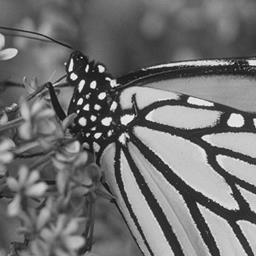
%> input picture images/1-1.jpg, 256 x 256 px
$ octave --eval "result = BLPF(imread('images/1-1.jpg'));"   (GNU Octave 9; MATLAB toolbox functions it lacks are replaced by stand-ins)
%> lines starting %> are read from the running program, lines starting %| are printed output that depends on the picture
### createBLPFFilter.m
function filter = createBLPFFilter(rows, cols)
    P = rows;
    Q = cols;

    % Initialize variables used to make filter H
    D0 = 0.05 * P;
    u = 0:(P-1);
    v = 0:(Q-1);

    % Create mesh grid
    idx = find(u > P/2);
    u(idx) = u(idx) - P;
    idy = find(v > Q/2);
    v(idy) = v(idy) - Q;
    [V, U] = meshgrid(v, u);
    D = sqrt(U.^2 + V.^2);

    % Calculate H
    n = 1;
    H = 1./(1 + (D./D0).^(2*n));

    filter = H;
end

### BLPF.m
function resultImage = BLPF(inputImage)
    % Create an image twice the size, pad with zeros
    [M, N] = size(inputImage);
%> M = 256; N = 768
    P = 2 * M;
%> P = 512
    Q = 2 * N;
%> Q = 1536

    inputImage = im2double(inputImage);
    resultImage = zeros(P, Q);
    for i = 1:P
        for j = 1:Q
            if i <= M && j <= N
                resultImage(i, j) = inputImage(i, j);
            else
                resultImage(i, j) = 0;
            end
        end
    end
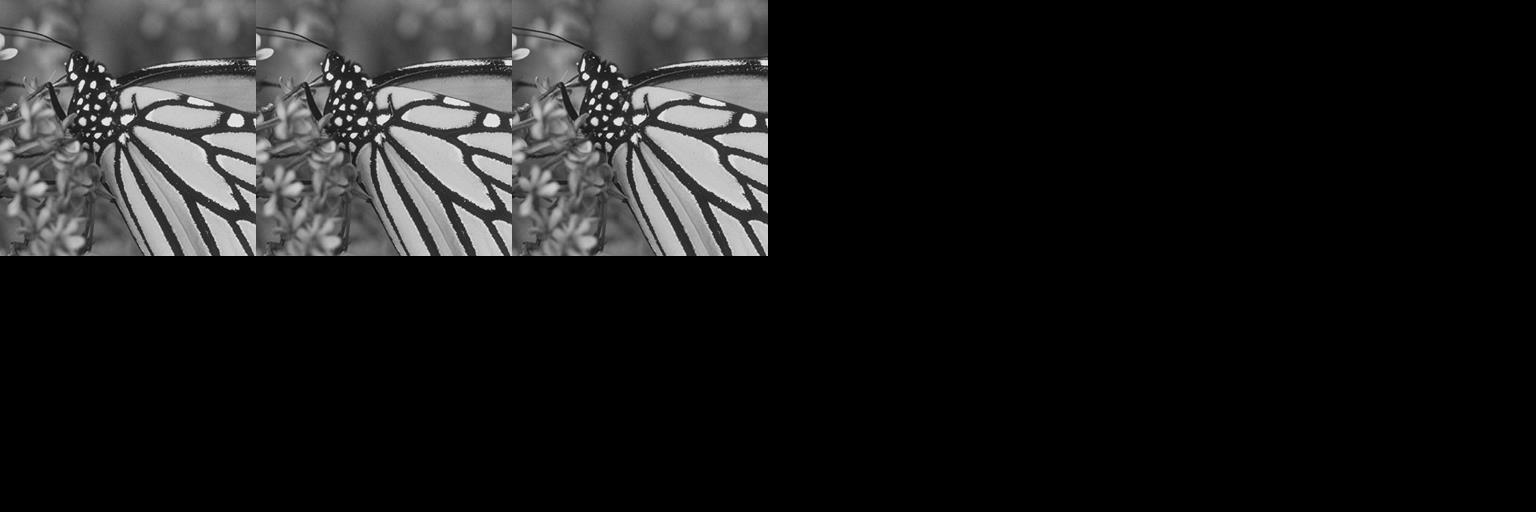
%> resultImage: size 512x1536 double; min 0, max 0.996, mean 0.11

    % Transform into frequency space
    fourierImage = fft2(double(resultImage));

    % Create LPF butterworth filter
    H = createBLPFFilter(P, Q);

    % Apply transformation
    fourierImage = fourierImage.*H;

    % Transform back to spatial space
    resultImage = real(ifft2(fourierImage));
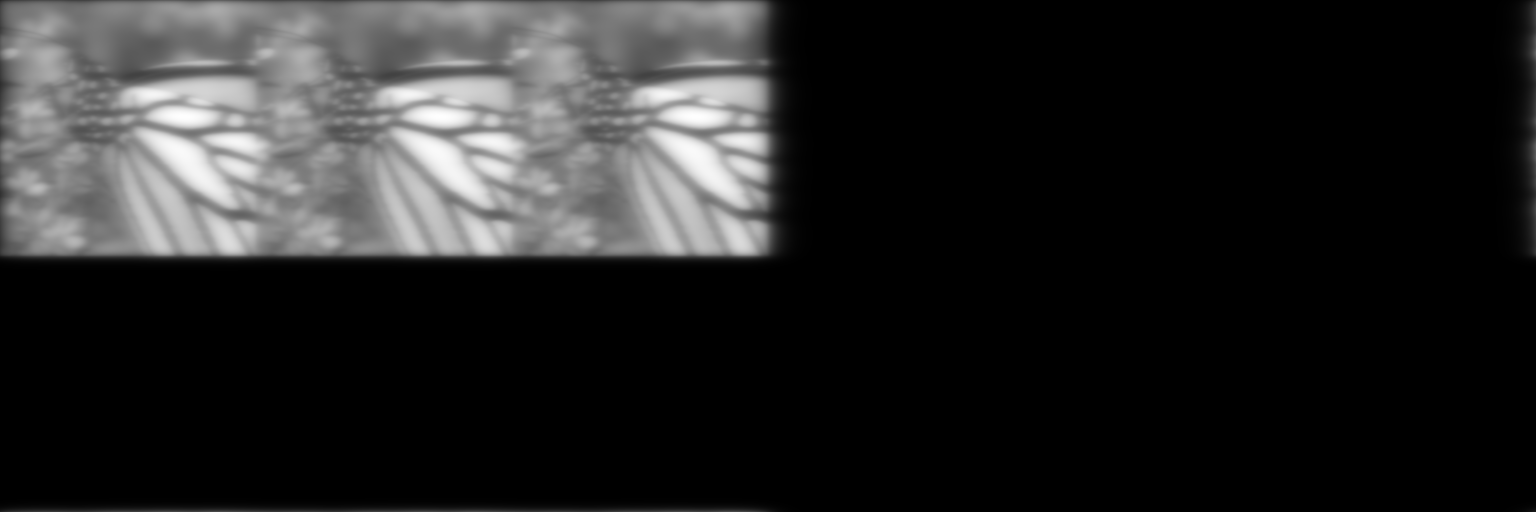
%> resultImage: size 512x1536 double; min -2.82e-07, max 0.749, mean 0.11; drawn with min black and max white
    resultImage = resultImage(1:M, 1:N);
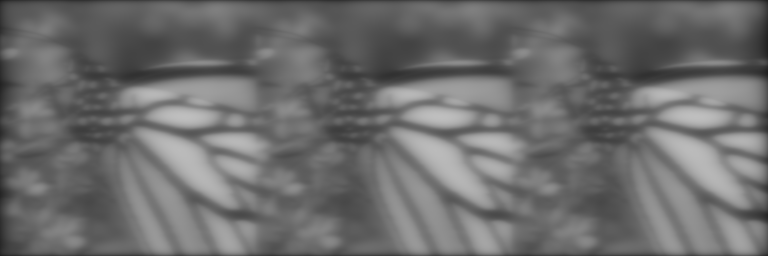
%> resultImage: size 256x768 double; min 0.123, max 0.749, mean 0.43
end

$ run again, on images/1-2.jpg
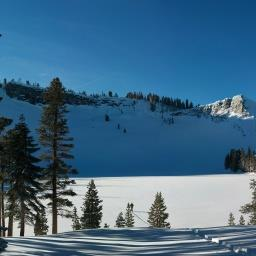
%> input picture images/1-2.jpg, 256 x 256 px
%> after the loop in BLPF, `for i = 1:P`:
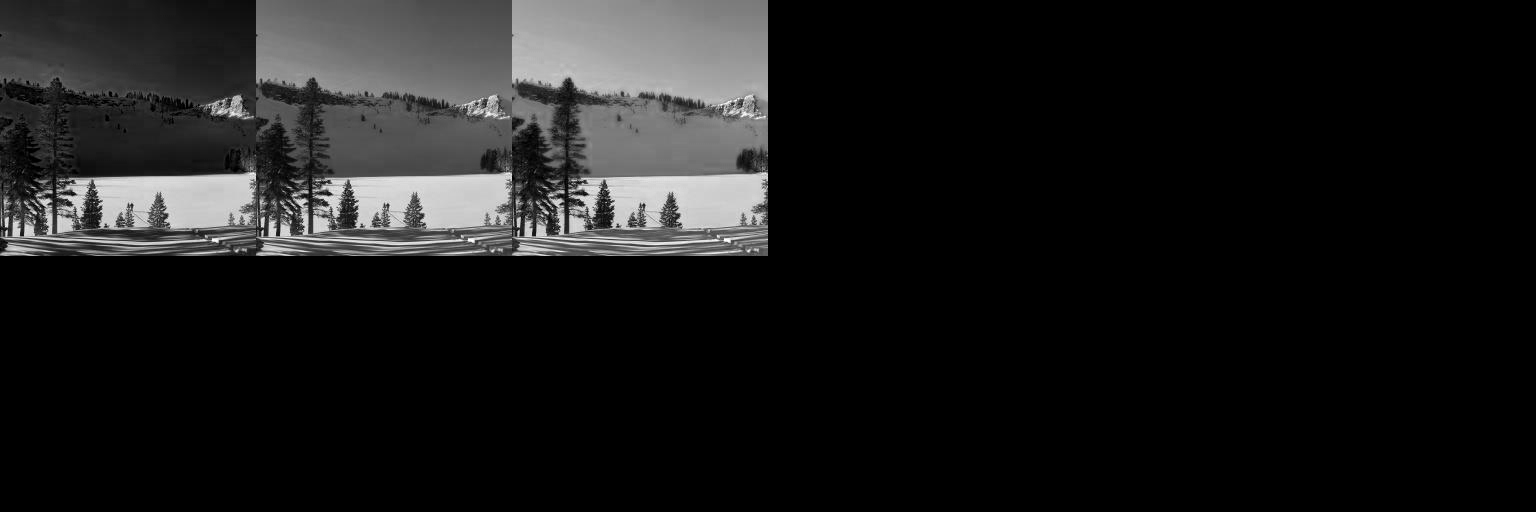
%> resultImage: size 512x1536 double; min 0, max 1, mean 0.0997
%> in BLPF, `resultImage = resultImage(1:M, 1:N);`:
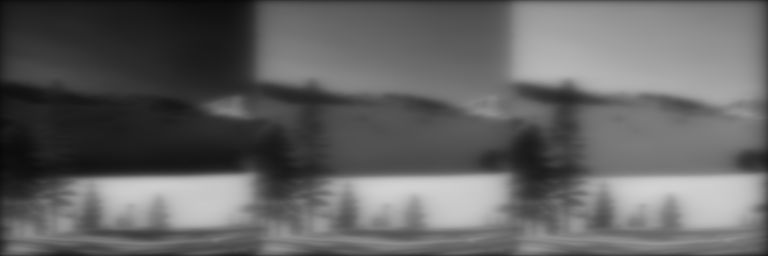
%> resultImage: size 256x768 double; min 0.0356, max 0.827, mean 0.39

$ run again, on images/1-3.jpg
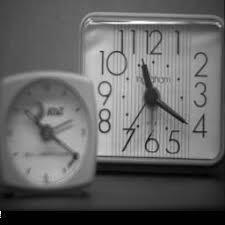
%> input picture images/1-3.jpg, 225 x 225 px
%> after the loop in BLPF, `for i = 1:P`:
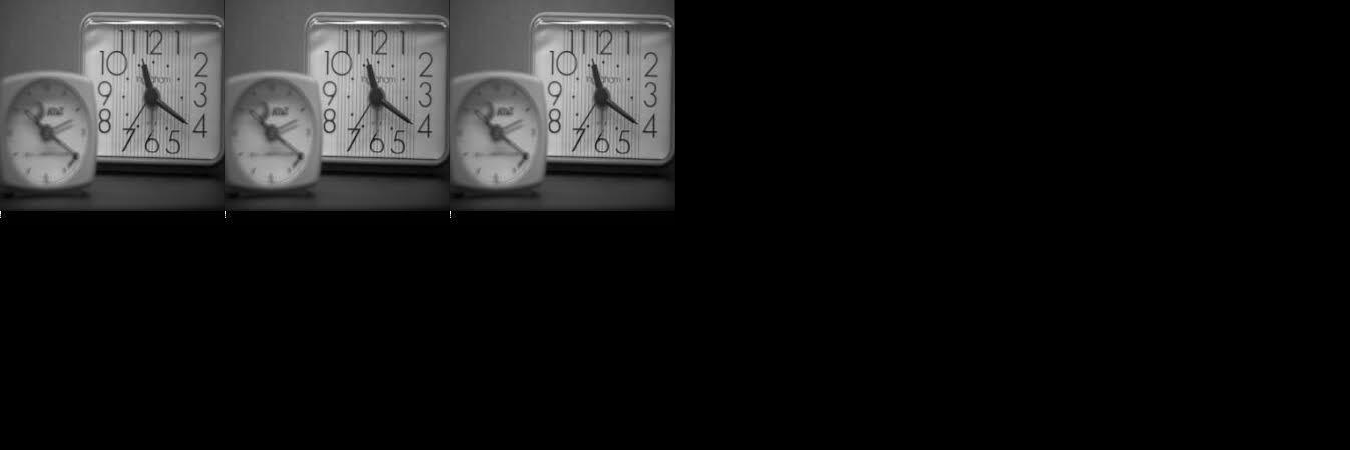
%> resultImage: size 450x1350 double; min 0, max 1, mean 0.0988
%> in BLPF, `resultImage = resultImage(1:M, 1:N);`:
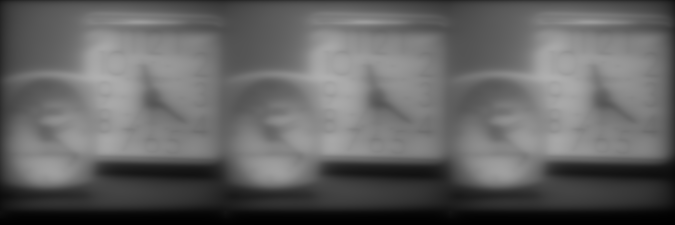
%> resultImage: size 225x675 double; min 0.00159, max 0.688, mean 0.389

$ run again, on images/1-4.jpg
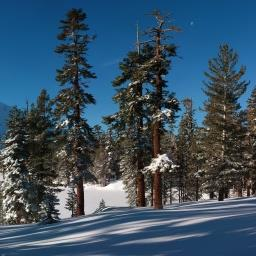
%> input picture images/1-4.jpg, 256 x 256 px
%> after the loop in BLPF, `for i = 1:P`:
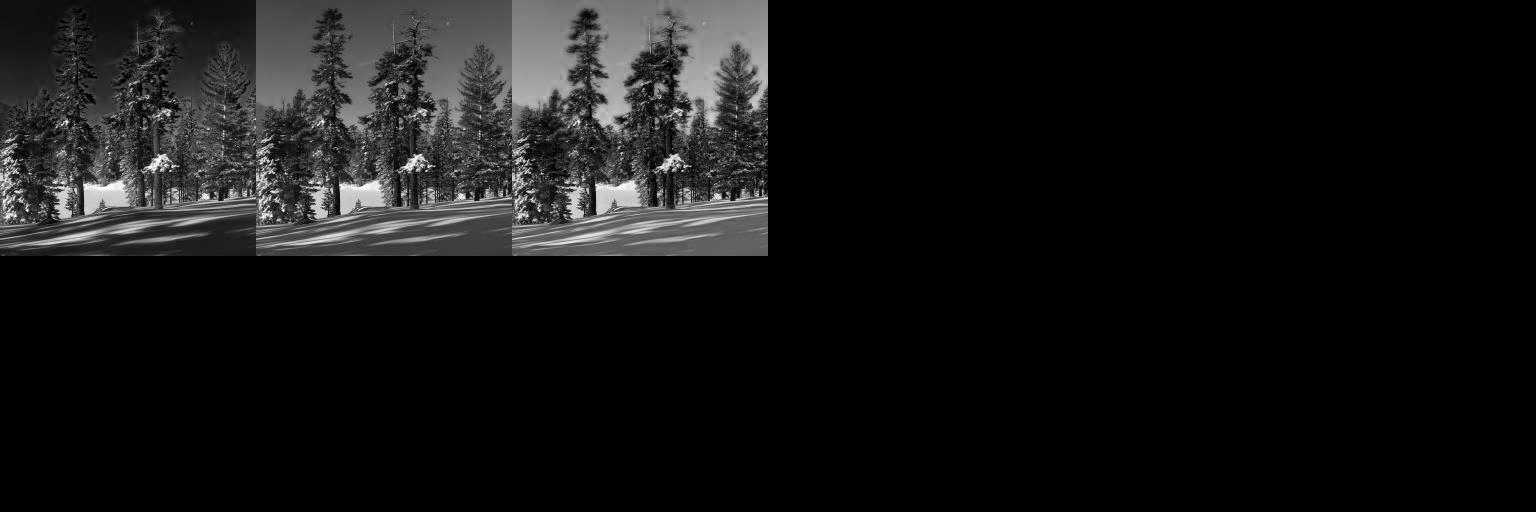
%> resultImage: size 512x1536 double; min 0, max 1, mean 0.078
%> in BLPF, `resultImage = resultImage(1:M, 1:N);`:
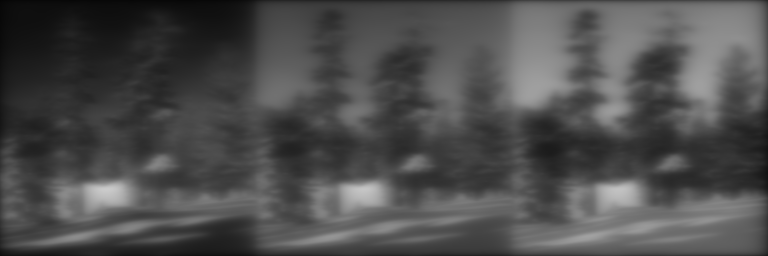
%> resultImage: size 256x768 double; min 0.0191, max 0.796, mean 0.305
